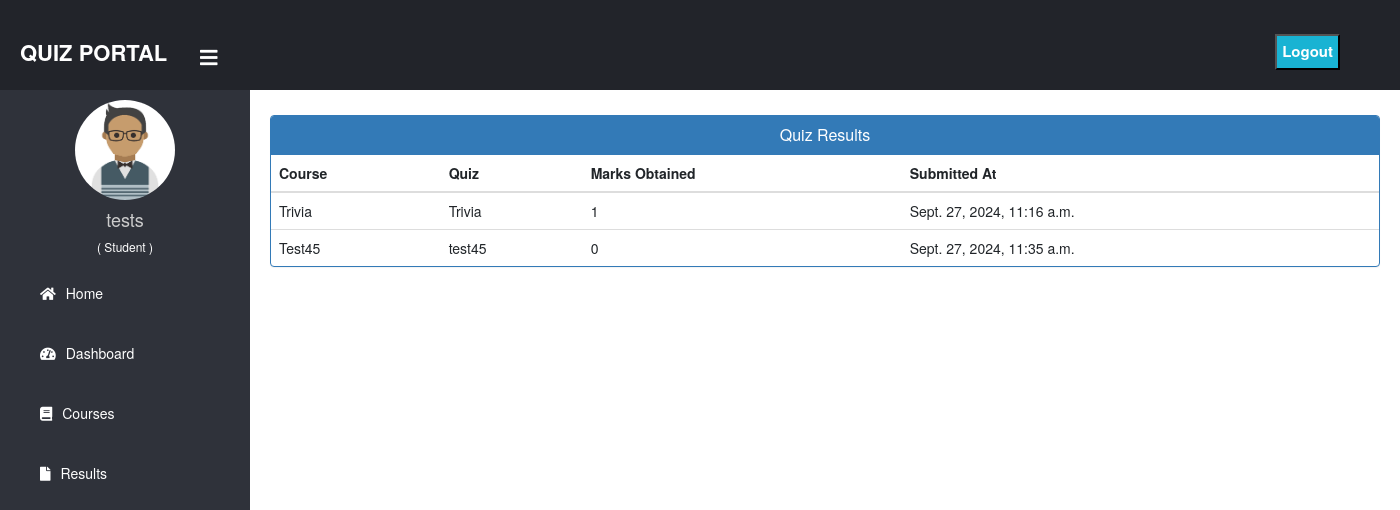
/view_results/1 (signed in), run on the app's committed database.
### lms/models.py (models this page shows, shortened)
class StudentQuizSubmission(models.Model):
    student = models.ForeignKey(User, on_delete=models.CASCADE, limit_choices_to={'userprofile__role': 'student'})
    quiz = models.ForeignKey(Quiz, on_delete=models.CASCADE,default=None, null=True,blank=True)
    marks_obtained = models.IntegerField()
    submitted_at = models.DateTimeField(auto_now_add=True)

class Quiz(models.Model):
    OPTION_CHOICES = [
        ('A', 'Option A'),
        ('B', 'Option B'),
        ('C', 'Option C'),
        ('D', 'Option D'),
    ]
    course = models.ForeignKey(Course, on_delete=models.CASCADE)
    question = models.CharField(max_length=255)
    option_a = models.CharField(max_length=100)
    option_b = models.CharField(max_length=100)
    option_c = models.CharField(max_length=100)
    option_d = models.CharField(max_length=100)
    correct_answer = models.CharField(max_length=1, choices=OPTION_CHOICES)
    mark = models.IntegerField()

class Course(models.Model):
    name = models.CharField(max_length=100)
    description = models.TextField()
    teacher = models.ForeignKey(User, on_delete=models.CASCADE, limit_choices_to={'userprofile__role': 'teacher'})

### lms/views.py (the view)
# urls.py: path('view_results/<int:couse_id>', view_results, name='view_results'),
@login_required
def view_results(request,couse_id):
    courses = Course.objects.filter(id=couse_id)
    submissions = StudentQuizSubmission.objects.filter(student=request.user)
    context = {
        'courses': courses,
        'submissions': submissions
    }
    return render(request, 'student/view_results.html', context)

### lms/templates/student/view_results.html
{% extends "dashboard_base.html" %}
{% block content %}
{% include "common/common_link.html" %}
<div class="container mt-4">
    <div class="panel panel-primary">
    <div class="panel-heading">
        <h6 class="panel-title">Quiz Results</h6>
    </div>
    <table class="table table-hover" id="dev-table">
        <thead>
            <tr>
                <th>Course</th>
                <th>Quiz</th>
                <th>Marks Obtained</th>
                <th>Submitted At</th>
            </tr>
        </thead>
        <tbody>
            {% for submission in submissions %}
            <tr>
                <td>{% if submission.quiz.course %}{{ submission.quiz.course.name }}{% else %}Trivia{% endif %}</td>
                <td>{% if submission.quiz.question %}{{ submission.quiz.question }}{% else %}Trivia{% endif %}</td>
                <td>{{ submission.marks_obtained }}</td>
                <td>{{ submission.submitted_at }}</td>
            </tr>
            {% endfor %}
        </tbody>
    </table>
    </div>
</div>
{% endblock %}

### lms/templates/dashboard_base.html (shortened to what this page needs)
<!DOCTYPE html>
{% load static %}
<html lang="en" dir="ltr">
<head>
  <link href="http://netdna.bootstrapcdn.com/bootstrap/4.0.0-beta/css/bootstrap.min.css" rel="stylesheet">
  <link rel="stylesheet" href="https://maxcdn.bootstrapcdn.com/bootstrap/4.4.1/css/bootstrap.min.css">
  <link href="https://maxcdn.bootstrapcdn.com/font-awesome/4.3.0/css/font-awesome.min.css" rel="stylesheet">
  <link rel="stylesheet" href="https://cdnjs.cloudflare.com/ajax/libs/font-awesome/5.12.1/css/all.min.css">
</head>
<body>
  <header>
    <label for="check">
      <i style="left: 200px; margin-top: 17px;" class="fas fa-bars" id="sidebar_btn"></i>
    </label>
    <div class="left_area">
      <h3>Quiz Portal</h3>
    </div>
    <div class="right_area">
      <form method="post" action="{% url 'logout' %}">
        <button type="submit" class="logout_btn" style="border-radius:0px;">Logout</button>
      </form>
    </div>
  </header>
  <div class="sidebar">
    <center>
      {% if user.userprofile.role == 'teacher' %}
        <img src="{% static 'image/teacher.png' %}" class="profile_image" alt="">
      {% else %}
        <img src="{% static 'image/student.png' %}" class="profile_image" alt="">
      {% endif %}
      <h4>{{ request.user.username }}</h4>
      <h6 style="color: rgb(255, 255, 255);">{% if user.userprofile.role == 'teacher' %}( Teacher ){% else %}( Student ){% endif %}</h6>
    </center>
    <a href={% url "index" %}><i class="fas fa-home"></i><span>Home</span></a>
    <a href={% url "dashboard" %}><i class="fas fa-tachometer-alt"></i><span>Dashboard</span></a>
    {% if user.userprofile.role == 'teacher' %}
      <a href={% url "teacher_course" %} ><i class="fas fa-book"></i><span>Courses</span></a>
      <a href={% url "teacher_quiz" %} ><i class="fas fa-question-circle"></i><span>Questions</span></a>
      <a href={% url "view_all_submission" %} ><i class="fas fa-list-ul"></i><span>Total Submission</span></a>
    {% else %}
      <a href={% url "student_course" %} ><i class="fas fa-book"></i><span>Courses</span></a>
      <a href="{% url "student_course" %}?type=result" ><i class="fas fa-file"></i><span>Results</span></a>
    {% endif %}
  </div>
  <div class="content">
    <br><br><br><br><br>
    {% block content %}
    {% endblock content %}
    <br><br><br>
  </div>
</body>
</html>

### lms/templates/dashboard_base.html (style rules this page uses)
a:link { text-decoration: none; }
body { margin: 0; padding: 0; font-family: "Gill Sans", sans-serif; }
header { position: fixed; background: #22242A; padding: 20px; width: 100%; z-index: 1; }
.left_area h3 { color: #fff; margin: 0; text-transform: uppercase; font-size: 22px; font-weight: 900; }
.logout_btn { padding: 5px; background: #19B3D3; text-decoration: none; float: right; margin-top: -30px; margin-right: 40px; border-radius: 2px; font-size: 15px; font-weight: 600; color: #fff; transition: 0.5s; }
.sidebar { background: #2f323a; margin-top: 70px; padding-top: 30px; position: fixed; left: 0; width: 250px; height: 100%; transition: 0.5s; transition-property: left; }
.sidebar .profile_image { width: 100px; height: 100px; border-radius: 100px; margin-bottom: 10px; }
.sidebar h4 { color: #ccc; margin-top: 0; }
.sidebar a { color: #fff; display: block; width: 100%; line-height: 60px; text-decoration: none; padding-left: 40px; box-sizing: border-box; transition: 0.5s; }
.sidebar i { padding-right: 10px; }
label #sidebar_btn { z-index: 1; color: #fff; position: fixed; cursor: pointer; left: 300px; font-size: 20px; margin: 5px 0; transition: 0.5s; transition-property: color; }
.content { margin-left: 250px; background-position: center; background-size: cover; height: 100vh; transition: 0.5s; }

### lms/templates/common/common_link.html (style rules this page uses)
a:link { text-decoration: none; }
h6 { text-align: center; }

### data on the page
StudentQuizSubmission: shows "Trivia", marks_obtained "1", submitted_at "Sept. 27, 2024, 11:16 a.m."
StudentQuizSubmission: quiz.course.name "Test45", quiz.question "test45", marks_obtained "0", submitted_at "Sept. 27, 2024, 11:35 a.m."

### other printed values
{{ request.user.username }} "tests"
